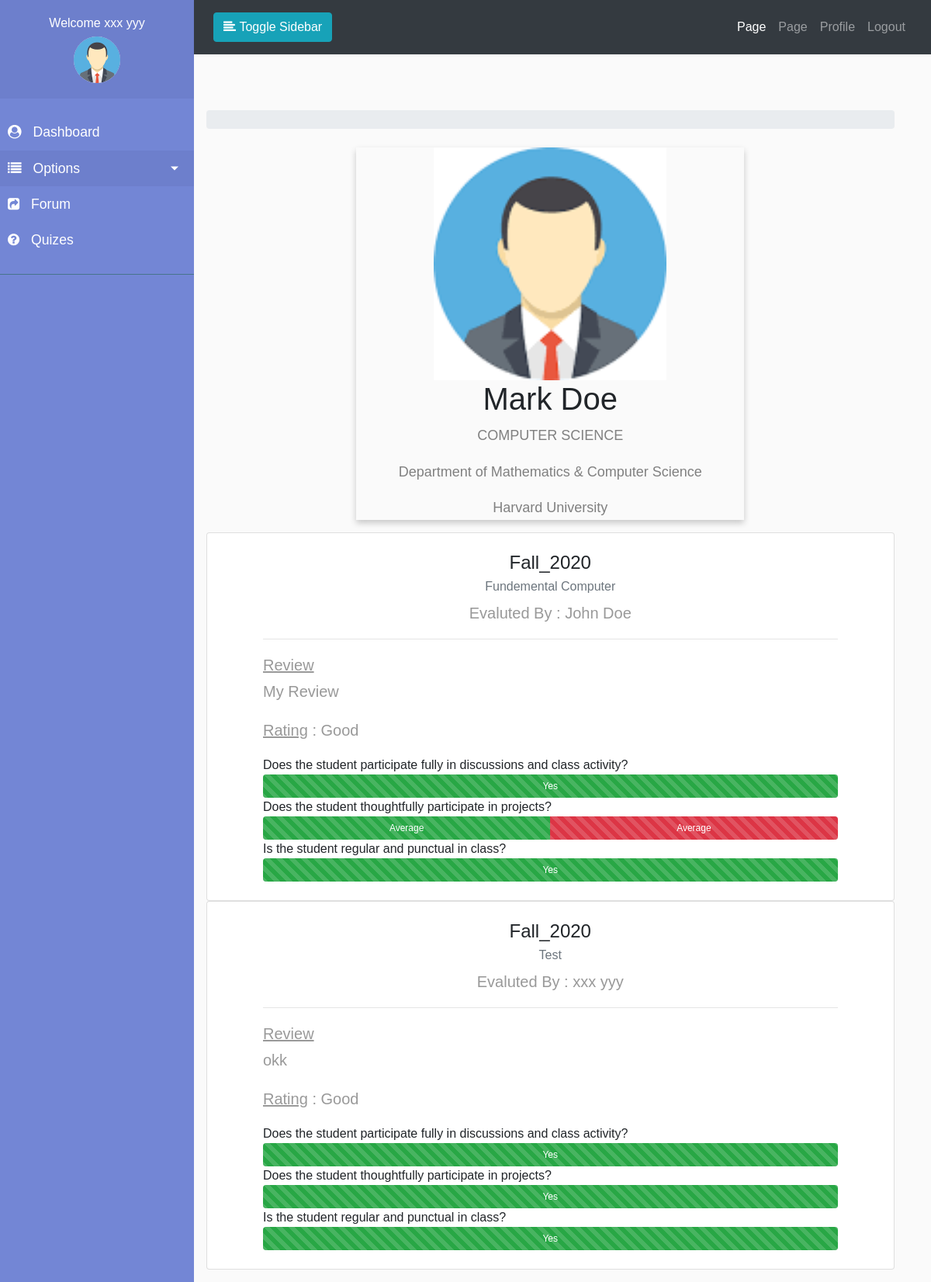
Page /course/student/history/3/3/1 (signed in) on the committed database.
### accounts/models.py (models this page shows, shortened)
class Profile(models.Model):
    USERTYPE_CHOICES = (
        ('0', 'Teacher'),
        ('1', 'Student'),
    )
    user = models.OneToOneField(
        User, on_delete=models.CASCADE, related_name='user_profile')
    profile_pic = models.ImageField(
        upload_to="profile/%Y/%m/%d/", default="profile/default.png")
    phone_number = models.CharField(max_length=15, default='01xxxxxxxxxx')
    address = models.CharField(default='Your Address', max_length=255)
    user_type = models.CharField(max_length=10, choices=USERTYPE_CHOICES)
    email_confirmed = models.BooleanField(default=False)
    active = models.BooleanField(default=False)

class Student(models.Model):
    student = models.OneToOneField(
        User, on_delete=models.CASCADE, related_name='user_student')
    department = models.ForeignKey(
        Department, on_delete=models.CASCADE, related_name='department_student')
    faculty = models.ForeignKey(
        Faculty, on_delete=models.CASCADE, related_name='faculty_student')
    def __str__(self):
        return self.student.username

class Teacher(models.Model):
    teacher = models.OneToOneField(
        User, on_delete=models.CASCADE, related_name='user_teacher')
    department = models.ForeignKey(
        Department, on_delete=models.CASCADE, related_name='department_teacher')
    faculty = models.ForeignKey(
        Faculty, on_delete=models.CASCADE, related_name='faculty_teacher')

### programs/models.py (models this page shows, shortened)
class Department(models.Model):
    faculty = models.ForeignKey(
        Faculty, on_delete=models.CASCADE, related_name='faculty_department', verbose_name='Department Name')
    department_name = models.CharField(
        max_length=150, verbose_name='Program Name')
    class Meta():
        verbose_name = "Program"
        verbose_name_plural = "Program"

class Faculty(models.Model):
    faculty_name = models.CharField(
        max_length=150, verbose_name='Department Name')
    class Meta():
        verbose_name = "Department"
        verbose_name_plural = "Department"

### course/models.py (models this page shows, shortened)
class EvaluateStudent(models.Model):
    RATING = (
        ('1', 'Poor'),
        ('2', 'Average'),
        ('3', 'Good'),
        ('4', 'Very Good'),
        ('5', 'Excellent')
    )
    CHOICES = (
        ('1', 'Yes'),
        ('2', 'Average'),
        ('3', 'No')
    )
    QUESTIONS = (
        ('1', 'Does the student participate fully in discussions and class activity?'),
        ('2', 'Does the student thoughtfully participate in projects?'),
        ('3', 'Is the student regular and punctual in class?')
    )
    teacher = models.ForeignKey(
        Teacher, on_delete=models.CASCADE, related_name='teacher_evaluate')
    student = models.ForeignKey(
        Student, on_delete=models.CASCADE, related_name='student_evaluate')
    course = models.ForeignKey(
        Course, on_delete=models.CASCADE, related_name='course_evaluate')
    semester = models.ForeignKey(
        Semester, on_delete=models.CASCADE, related_name='semester_evaluate')
    question1 = models.CharField(max_length=255, choices=CHOICES, default='2')
    question2 = models.CharField(max_length=255, choices=CHOICES, default='2')
    question3 = models.CharField(max_length=255, choices=CHOICES, default='2')
    rating = models.CharField(max_length=150, choices=RATING, default='3')
    review = models.TextField(default='Review')

class Course(models.Model):
    semester = models.ForeignKey(
        Semester, on_delete=models.CASCADE, related_name='semester_courses')
    department = models.ForeignKey(
        Department, on_delete=models.CASCADE, related_name='department_courses')
    course_name = models.CharField(max_length=150)
    course_code = models.CharField(max_length=150)
    course_image = models.ImageField(upload_to="course/%Y/%m/%d/",default="course/default.png")
    course_credit = models.IntegerField()

### session/models.py (models this page shows, shortened)
class Semester(models.Model):
	semester_name = models.CharField(max_length=50)
	semester_year = models.CharField(max_length=50)
	semester_full_name = models.CharField(max_length=150)
	active = models.BooleanField(default=False)

### course/views.py (the view)
# urls.py: path('student/history/<int:student_id>/<int:course_id>/<int:semester_id>', views.StudentHistory.as_view(),
class StudentHistory(AictiveTeacherRequiredMixin, View):
    def get(self, request, *args, **kwargs):
        student_id = kwargs.get('student_id')
        course_id = kwargs.get('course_id')
        semester_id = kwargs.get('semester_id')
        student_obj = get_object_or_404(Student, student=student_id)
        student_history = EvaluateStudent.objects.filter(student=student_obj)
        choices = dict(EvaluateStudent.QUESTIONS)
        choice1 = choices['1']
        choice2 = choices['2']
        choice3 = choices['3']
        context = {
            'title': f"{student_obj}'s History",
            'student_history': student_history,
            'choice1': choice1,
            'choice2': choice2,
            'choice3': choice3,
            'student_obj': student_obj
        }
        return render(request, 'accounts/teacher/student_history.html', context)

### accounts/mixins.py (called while the page is built)
	def dispatch(self, request, *args, **kwargs):
		if request.user.is_authenticated and request.user.user_profile.active and request.user.user_profile.user_type=='0':
			return super().dispatch(request, *args, **kwargs)
		else:
			messages.error(request, ('Sorry You Are Not Teacher'))
			return redirect('accounts:login')

### pages/context_processor.py (called while the page is built)
def slider(request):
    all_slider = SliderImage.objects.all()
    return {'all_slider': all_slider}

### quizes/context_processor.py (called while the page is built)
def total_correct_answer(request):
    correct = 0
    if request.user.is_authenticated:
        if not request.user.is_staff:
            try:
                if request.session['answer']:
                    for key, value in request.session['answer'].items():
                        if value['points'] == 1:
                            correct += 1
            except Exception as e:
                pass
        return {'total_correct_answer': correct}
    else:
        return {'total_correct_answer': 0}

### templates/accounts/teacher/student_history.html (shortened to what this page needs)
{% extends "dash_base.html" %}
{% block sidebar %}
    {% include '../../partials/teacher/_sidebar.html' %}
{% endblock sidebar %}
{% block maincontent %}
        <div class="row">
            <div class="col-md-12">
                <div class="profile-card">
                    <div class="img">
                        <img src="{{student_obj.student.user_profile.profile_pic.url}}" alt="{{student_obj.student.get_full_name}}"  style="width:60%">
                    </div>
                    <h1>{{student_obj.student.get_full_name}}</h1>
                    <p>{{student_obj.department.department_name}}</p>
                    <p>{{student_obj.faculty.faculty_name}}</p>
                    <p>Harvard University</p>
                </div>
               {% for history in student_history %}
                <div class="card p-4">
                    <div class="card-block">
                        <h4 class="card-title text-center">{{history.semester.semester_full_name}}</h4>
                        <h6 class="card-subtitle mb-2 text-muted text-center">{{history.course.course_name}}</h6>
                        <div class="card-text px-5">
                            <p class="text-center lead">
                                Evaluted By : {{history.teacher.teacher.get_full_name}}
                            </p>
                            <hr>
                            <p class="lead">
                                <u><strong>Review</strong></u> <br>
                                {{history.review}}
                            </p>
                            <p class="lead">
                                <u><strong>Rating</strong></u> :
                                {{history.get_rating_display}}
                            </p>
                            {{choice1}}
                            {% if history.get_question1_display == 'Yes' %}
                                <div class="progress" style="height:30px">
                                    <div class="progress-bar progress-bar-striped progress-bar-animated bg-success" role="progressbar" style="width:100%">
                                        Yes
                                    </div>
                                </div>
                            {% elif history.get_question1_display == 'No' %}
                                <div class="progress" style="height:30px">
                                    <div class="progress-bar progress-bar-striped progress-bar-animated bg-danger" role="progressbar" style="width:100%">
                                        No
                                    </div>
                                </div>
                            {% endif %}
                            {{choice2}}
                            {% if history.get_question2_display == 'Yes' %}
                                <div class="progress" style="height:30px">
                                    <div class="progress-bar progress-bar-striped progress-bar-animated bg-success" role="progressbar" style="width:100%">
                                        Yes
                                    </div>
                                </div>
                            {% elif history.get_question2_display == 'Average' %}
                            <div class="progress" style="height:30px">
                                <div class="progress-bar progress-bar-striped progress-bar-animated bg-success" role="progressbar" style="width:50%">
                                    Average
                                </div>
                                <div class="progress-bar progress-bar-striped progress-bar-animated bg-danger" role="progressbar" style="width:50%">
                                    Average
                                </div>
                            </div>
                            {% elif history.get_question2_display == 'No' %}
                                <div class="progress" style="height:30px">
                                    <div class="progress-bar progress-bar-striped progress-bar-animated bg-danger" role="progressbar" style="width:100%">
                                        No
                                    </div>
                                </div>
                            {% endif %}
                            {{choice3}}
                            {% if history.get_question3_display == 'Yes' %}
                                <div class="progress" style="height:30px">
                                    <div class="progress-bar progress-bar-striped progress-bar-animated bg-success" role="progressbar" style="width:100%">
                                        Yes
                                    </div>
                                </div>
                            {% elif history.get_question3_display == 'No' %}
                                <div class="progress" style="height:30px">
                                    <div class="progress-bar progress-bar-striped progress-bar-animated bg-danger" role="progressbar" style="width:100%">
                                        No
                                    </div>
                                </div>
                            {% endif %}
                        </div>
                    </div>
                </div>
                {% endfor %}
            </div>
        </div>
{% endblock maincontent %}

### templates/partials/teacher/_sidebar.html (shortened to what this page needs)
{% load static %}
<nav id="sidebar">
            <div class="sidebar-header text-center">
                <h6>Welcome {{user.get_full_name}}</h6>
                <img src="{{user.user_profile.profile_pic.url}}" alt="" width="60px" class="rounded-circle text-center">
            </div>
            <ul class="list-unstyled components">
                 <li>
                    <a href="{% url 'accounts:dashboard' %}">
                        <i class="fa fa-user-circle"></i>
                        Dashboard
                    </a>
                </li>
                <li class="active">
                    <a href="#homeSubmenu" data-toggle="collapse" aria-expanded="false" class="dropdown-toggle">
                        <i class="fa fa-list"></i>
                        Options
                    </a>
                </li>
                <li>
                    <a href="{% url 'boards:home' %}">
                        <i class="fa fa-share-square"></i>
                        Forum
                    </a>
                </li>
                <li>
                    <a href="{% url 'quizes:quize_board' %}">
                        <i class="fa fa-question-circle"></i>
                        Quizes
                    </a>
                </li>
            </ul>
            <ul class="list-unstyled CTAs">
            </ul>
        </nav>

### myproject/static/front/css/style.css (style rules this page uses)
body { font-family: 'Poppins', sans-serif; background: #fafafa; }
p { font-family: 'Poppins', sans-serif; font-size: 1.1em; font-weight: 300; line-height: 1.7em; color: #999; }
a, a:hover, a:focus { color: inherit; text-decoration: none; transition: all 0.3s; }
i, span { display: inline-block; }
#sidebar { min-width: 250px; max-width: 250px; background: #7386D5; color: #fff; transition: all 0.3s; }
#sidebar ul li a { text-align: left; }
#sidebar .sidebar-header { padding: 20px; background: #6d7fcc; }
#sidebar ul.components { padding: 20px 0; border-bottom: 1px solid #47748b; }
#sidebar ul li a { padding: 10px; font-size: 1.1em; display: block; }
#sidebar ul li a i { margin-right: 10px; }
#sidebar ul li.active>a, a[aria-expanded="true"] { color: #fff; background: #6d7fcc; }
a[data-toggle="collapse"] { position: relative; }
.dropdown-toggle::after { display: block; position: absolute; top: 50%; right: 20px; transform: translateY(-50%); }
ul.CTAs { padding: 20px; }
.profile-card { box-shadow: 0 4px 8px 0 rgba(0, 0, 0, 0.2); max-width: 500px; margin: auto; text-align: center; font-family: arial; }
.profile-card p { color: grey; font-size: 18px; }

### rows in the picture
Student: student.user_profile.profile_pic (placeholder picture), student.get_full_name "Mark Doe", department.department_name "COMPUTER SCIENCE", faculty.faculty_name "Department of Mathematics & Computer Science"
EvaluateStudent: semester.semester_full_name "Fall_2020", course.course_name "Fundemental Computer", teacher.teacher.get_full_name "John Doe", review "My Review", rating "Good", choice1 "Does the student participate fully in discussions and class activity?", question1 "Yes", choice2 "Does the student thoughtfully participate in projects?", question2 "Average", choice3 "Is the student regular and punctual in class?", question3 "Yes"
EvaluateStudent: semester.semester_full_name "Fall_2020", course.course_name "Test", teacher.teacher.get_full_name "xxx yyy", review "okk", rating "Good", choice1 "Does the student participate fully in discussions and class activity?", question1 "Yes", choice2 "Does the student thoughtfully participate in projects?", question2 "Yes", choice3 "Is the student regular and punctual in class?", question3 "Yes"

### other values in the picture
{{ user.get_full_name }} "xxx yyy"
